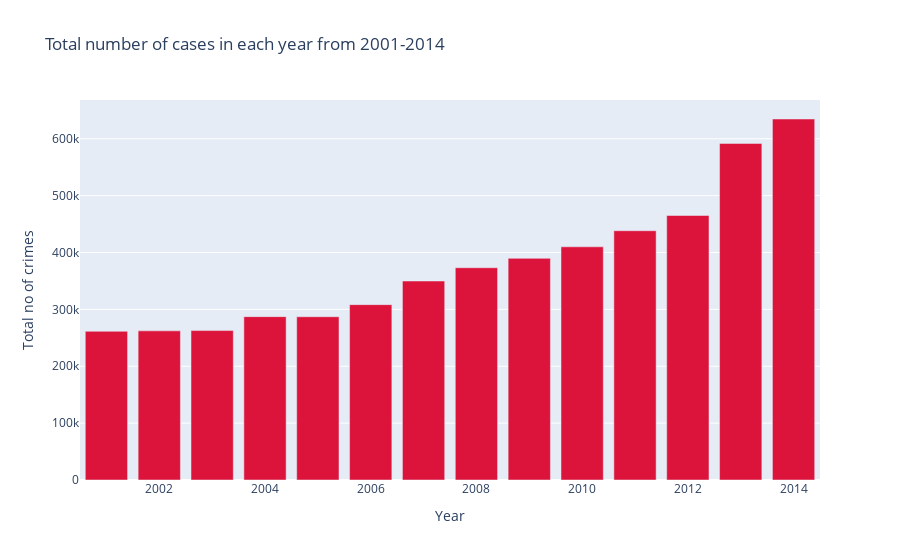

The cell this chart's notebook holds for it:
### Markdown cell above
This crime rate increase during this period can be better visualised using a bar graph

### Code cell
fig = px.bar(pd.DataFrame(all_cases.sum(axis=1),columns=['Total no of crimes']),
             x = pd.DataFrame(all_cases.sum(axis=1)).index,
             y = 'Total no of crimes',
             title = 'Total number of cases in each year from 2001-2014',
             color_discrete_sequence=['crimson']
            )
    
fig.show()

### Figure 1 — Plotly figure (JSON) as saved in the notebook; plotly's stock layout.template omitted (floating-point values rounded to 4 significant figures)
{"data": [{"alignmentgroup": "True", "hovertemplate": "Year=%{x}<br>Total no of crimes=%{y}<extra></extra>", "legendgroup": "", "marker": {"color": "crimson", "pattern": {"shape": ""}}, "name": "", "offsetgroup": "", "orientation": "v", "showlegend": false, "textposition": "auto", "type": "bar", "x": [2001, 2002, 2003, 2004, 2005, 2006, 2007, 2008, 2009, 2010, 2011, 2012, 2013, 2014], "xaxis": "x", "y": [261450, 262224, 262728, 287230, 287046, 308316, 349842, 373232, 389670, 410018, 438284, 465056, 591792, 634722], "yaxis": "y"}], "layout": {"barmode": "relative", "legend": {"tracegroupgap": 0}, "title": {"text": "Total number of cases in each year from 2001-2014"}, "xaxis": {"anchor": "y", "domain": [0, 1], "title": {"text": "Year"}}, "yaxis": {"anchor": "x", "domain": [0, 1], "title": {"text": "Total no of crimes"}}}}
